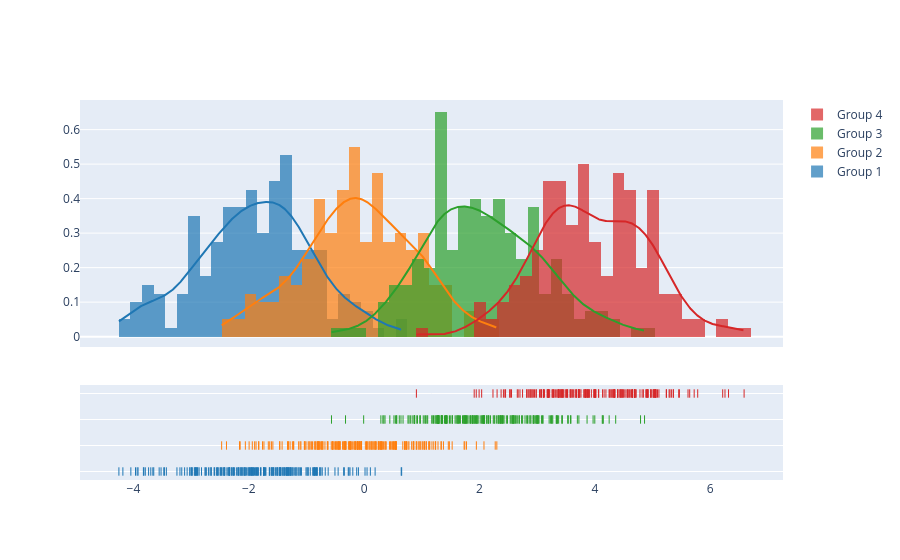

Notebook cell for this chart:
### Code cell
import plotly.figure_factory as ff

# Add histogram data
x1 = np.random.randn(200) - 2
x2 = np.random.randn(200)
x3 = np.random.randn(200) + 2
x4 = np.random.randn(200) + 4

# Group data together
hist_data = [x1, x2, x3, x4]

group_labels = ['Group 1', 'Group 2', 'Group 3', 'Group 4']

# Create distplot with custom bin_size
fig = ff.create_distplot(hist_data, group_labels, bin_size=.2)
fig.show()

### Figure 1 — Plotly figure (JSON) as saved in the notebook; plotly's stock layout.template omitted (floating-point values rounded to 4 significant figures; data arrays with more than 128 entries replaced by an {"elided": "..."} marker saying what was removed)
{"data": [{"autobinx": false, "histnorm": "probability density", "legendgroup": "Group 1", "marker": {"color": "rgb(31, 119, 180)"}, "name": "Group 1", "opacity": 0.7, "type": "histogram", "x": {"elided": "200 float values"}, "xaxis": "x", "xbins": {"end": 0.6497, "size": 0.2, "start": -4.252}, "yaxis": "y"}, {"autobinx": false, "histnorm": "probability density", "legendgroup": "Group 2", "marker": {"color": "rgb(255, 127, 14)"}, "name": "Group 2", "opacity": 0.7, "type": "histogram", "x": {"elided": "200 float values"}, "xaxis": "x", "xbins": {"end": 2.299, "size": 0.2, "start": -2.471}, "yaxis": "y"}, {"autobinx": false, "histnorm": "probability density", "legendgroup": "Group 3", "marker": {"color": "rgb(44, 160, 44)"}, "name": "Group 3", "opacity": 0.7, "type": "histogram", "x": {"elided": "200 float values"}, "xaxis": "x", "xbins": {"end": 4.86, "size": 0.2, "start": -0.5668}, "yaxis": "y"}, {"autobinx": false, "histnorm": "probability density", "legendgroup": "Group 4", "marker": {"color": "rgb(214, 39, 40)"}, "name": "Group 4", "opacity": 0.7, "type": "histogram", "x": {"elided": "200 float values"}, "xaxis": "x", "xbins": {"end": 6.586, "size": 0.2, "start": 0.9051}, "yaxis": "y"}, {"legendgroup": "Group 1", "marker": {"color": "rgb(31, 119, 180)"}, "mode": "lines", "name": "Group 1", "showlegend": false, "type": "scatter", "x": {"elided": "500 float values"}, "xaxis": "x", "y": {"elided": "500 float values"}, "yaxis": "y"}, {"legendgroup": "Group 2", "marker": {"color": "rgb(255, 127, 14)"}, "mode": "lines", "name": "Group 2", "showlegend": false, "type": "scatter", "x": {"elided": "500 float values"}, "xaxis": "x", "y": {"elided": "500 float values"}, "yaxis": "y"}, {"legendgroup": "Group 3", "marker": {"color": "rgb(44, 160, 44)"}, "mode": "lines", "name": "Group 3", "showlegend": false, "type": "scatter", "x": {"elided": "500 float values"}, "xaxis": "x", "y": {"elided": "500 float values"}, "yaxis": "y"}, {"legendgroup": "Group 4", "marker": {"color": "rgb(214, 39, 40)"}, "mode": "lines", "name": "Group 4", "showlegend": false, "type": "scatter", "x": {"elided": "500 float values"}, "xaxis": "x", "y": {"elided": "500 float values"}, "yaxis": "y"}, {"legendgroup": "Group 1", "marker": {"color": "rgb(31, 119, 180)", "symbol": "line-ns-open"}, "mode": "markers", "name": "Group 1", "showlegend": false, "type": "scatter", "x": {"elided": "200 float values"}, "xaxis": "x", "y": {"elided": "200 str values"}, "yaxis": "y2"}, {"legendgroup": "Group 2", "marker": {"color": "rgb(255, 127, 14)", "symbol": "line-ns-open"}, "mode": "markers", "name": "Group 2", "showlegend": false, "type": "scatter", "x": {"elided": "200 float values"}, "xaxis": "x", "y": {"elided": "200 str values"}, "yaxis": "y2"}, {"legendgroup": "Group 3", "marker": {"color": "rgb(44, 160, 44)", "symbol": "line-ns-open"}, "mode": "markers", "name": "Group 3", "showlegend": false, "type": "scatter", "x": {"elided": "200 float values"}, "xaxis": "x", "y": {"elided": "200 str values"}, "yaxis": "y2"}, {"legendgroup": "Group 4", "marker": {"color": "rgb(214, 39, 40)", "symbol": "line-ns-open"}, "mode": "markers", "name": "Group 4", "showlegend": false, "type": "scatter", "x": {"elided": "200 float values"}, "xaxis": "x", "y": {"elided": "200 str values"}, "yaxis": "y2"}], "layout": {"barmode": "overlay", "hovermode": "closest", "legend": {"traceorder": "reversed"}, "xaxis": {"anchor": "y2", "domain": [0.0, 1.0], "zeroline": false}, "yaxis": {"anchor": "free", "domain": [0.35, 1], "position": 0.0}, "yaxis2": {"anchor": "x", "domain": [0, 0.25], "dtick": 1, "showticklabels": false}}}
